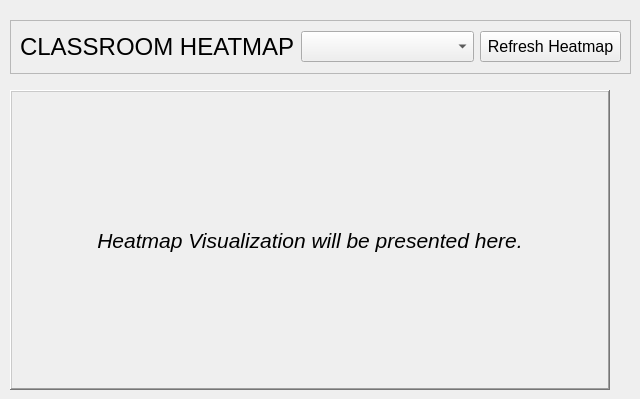
           <widget class="QWidget" name="Heatmap">
            <widget class="QFrame" name="frame_9">
             <property name="geometry">
              <rect>
               <x>10</x>
               <y>20</y>
               <width>621</width>
               <height>54</height>
              </rect>
             </property>
             <property name="frameShape">
              <enum>QFrame::Shape::StyledPanel</enum>
             </property>
             <property name="frameShadow">
              <enum>QFrame::Shadow::Raised</enum>
             </property>
             <layout class="QHBoxLayout" name="horizontalLayout_8">
              <item>
               <widget class="QLabel" name="label_21">
                <property name="font">
                 <font>
                  <family>Segoe UI</family>
                  <pointsize>18</pointsize>
                 </font>
                </property>
                <property name="text">
                 <string>CLASSROOM HEATMAP</string>
                </property>
                <property name="alignment">
                 <set>Qt::AlignmentFlag::AlignLeading|Qt::AlignmentFlag::AlignLeft|Qt::AlignmentFlag::AlignVCenter</set>
                </property>
               </widget>
              </item>
              <item>
               <widget class="QComboBox" name="comboBox">
                <property name="font">
                 <font>
                  <pointsize>14</pointsize>
                 </font>
                </property>
                <property name="currentText">
                 <string/>
                </property>
               </widget>
              </item>
              <item>
               <widget class="QPushButton" name="pushButton">
                <property name="maximumSize">
                 <size>
                  <width>141</width>
                  <height>31</height>
                 </size>
                </property>
                <property name="font">
                 <font>
                  <pointsize>12</pointsize>
                 </font>
                </property>
                <property name="text">
                 <string>Refresh Heatmap</string>
                </property>
               </widget>
              </item>
             </layout>
            </widget>
            <widget class="QLabel" name="heatmap_present_label">
             <property name="geometry">
              <rect>
               <x>10</x>
               <y>90</y>
               <width>600</width>
               <height>300</height>
              </rect>
             </property>
             <property name="font">
              <font>
               <pointsize>16</pointsize>
               <italic>true</italic>
              </font>
             </property>
             <property name="frameShape">
              <enum>QFrame::Shape::WinPanel</enum>
             </property>
             <property name="frameShadow">
              <enum>QFrame::Shadow::Raised</enum>
             </property>
             <property name="text">
              <string>Heatmap Visualization will be presented here.</string>
             </property>
             <property name="alignment">
              <set>Qt::AlignmentFlag::AlignCenter</set>
             </property>
            </widget>
           </widget>
